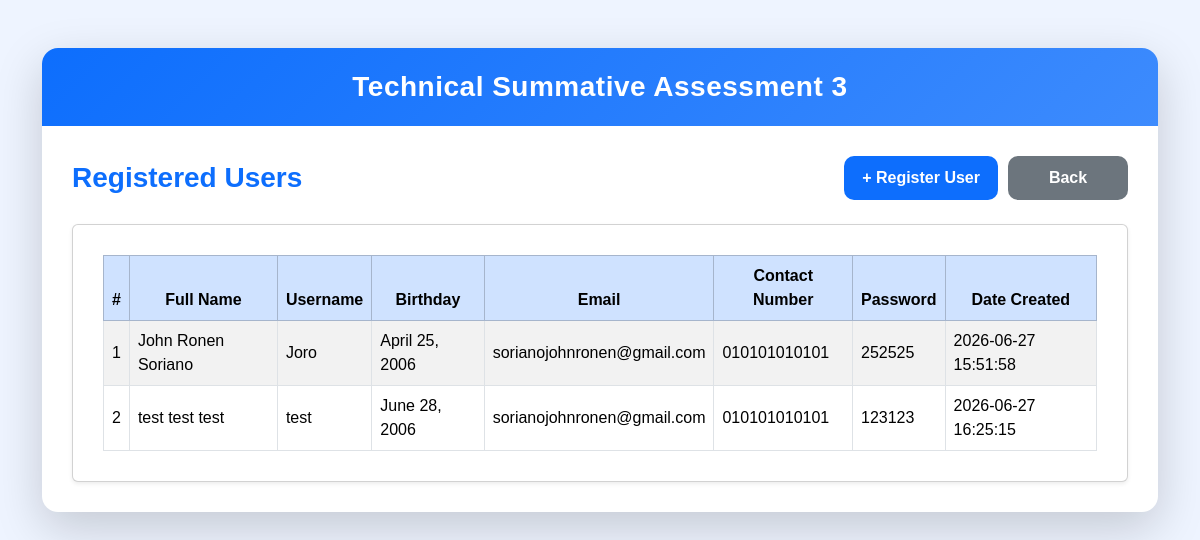
Screenshot of /view_users.php (signed in) with the database file from the repository.
### tables this page shows
CREATE TABLE `users` (
  `id` int NOT NULL,
  `firstname` varchar(50) NOT NULL,
  `middlename` varchar(50) NOT NULL,
  `lastname` varchar(50) NOT NULL,
  `username` varchar(50) NOT NULL,
  `password` varchar(100) NOT NULL,
  `birthday` varchar(100) NOT NULL,
  `email` varchar(100) NOT NULL,
  `contact_number` varchar(20) NOT NULL,
  `date_created` timestamp NOT NULL DEFAULT CURRENT_TIMESTAMP
);

### fetch_users.php (called while the page is built)
<?php
require("db.php");
$sql = "SELECT * FROM users ORDER BY lastname";
$result = mysqli_query($conn, $sql);
?>

### view_users.php (the view, shortened to what this page needs)
<?php
require("fetch_users.php");
?>
<?php require("include/header.php"); ?>
<div class="d-flex justify-content-between align-items-center mb-4">
    <h3 class="text-primary mb-0">Registered Users</h3>
    <div class="button-row">
        <a href="register.php" class="btn btn-primary">
            + Register User
        </a>
        <a href="home.php" class="btn btn-secondary">
            Back
        </a>
    </div>
</div>
<div class="card shadow-sm">
    <div class="card-body">
        <table class="table table-bordered table-hover table-striped mb-0">
            <thead class="table-primary">
                <tr>
                    <th>#</th>
                    <th>Full Name</th>
                    <th>Username</th>
                    <th>Birthday</th>
                    <th>Email</th>
                    <th>Contact Number</th>
                    <th>Password</th>
                    <th>Date Created</th>
                </tr>
            </thead>
            <tbody>
                <?php
                $counter = 1;
                while ($row = mysqli_fetch_assoc($result)):
                ?>
                    <tr>
                        <td><?= $counter++; ?></td>
                        <td><?= $row["firstname"] . " " . $row["middlename"] . " " . $row["lastname"]; ?></td>
                        <td><?= $row["username"]; ?></td>
                        <td><?= $row["birthday"]; ?></td>
                        <td><?= $row["email"]; ?></td>
                        <td><?= $row["contact_number"]; ?></td>
                        <td><?= $row["password"]; ?></td>
                        <td><?= $row["date_created"]; ?></td>
                    </tr>
                <?php endwhile; ?>
            </tbody>
        </table>
    </div>
</div>
<?php
require("include/footer.php");
?>

### include/header.php (shortened to what this page needs)
<!DOCTYPE html>
<html lang="en">
<head>
<link href="https://cdn.jsdelivr.net/npm/bootstrap@5.3.8/dist/css/bootstrap.min.css" rel="stylesheet">
<link rel="stylesheet" href="resources/style.css">
</head>
<body>
<div class="container py-5">
    <div class="card shadow-lg main-card">
        <div class="page-header">
            Technical Summative Assessment 3
        </div>
        <div class="card-body">

### include/footer.php (shortened to what this page needs)
        </div>
    </div>
</div>
</body>
</html>

### resources/style.css (style rules this page uses)
body { background: #eef4ff; font-family: Arial, Helvetica, sans-serif; }
.main-card { border: none; border-radius: 16px; overflow: hidden; }
.page-header { background: linear-gradient(135deg, #0d6efd, #3d8bfd); color: #fff; text-align: center; padding: 18px; font-size: 28px; font-weight: 700; letter-spacing: 0.5px; }
h3 { font-weight: 700; }
.btn { border-radius: 10px; padding: 10px 18px; font-weight: 600; }
.btn-primary { background: #0d6efd; border: none; }
.btn-secondary { background: #6c757d; border: none; }
.table { margin-bottom: 0; }
.table th { text-align: center; }
.table td { vertical-align: middle; }
.card-body { padding: 30px; }
.button-row { display: flex; gap: 10px; align-items: center; flex-wrap: wrap; }
.button-row .btn { min-width: 120px; }

### rows the page displays
users: firstname "John", middlename "Ronen", lastname "Soriano", username "Joro", birthday "April 25, 2006", email "sorianojohnronen@gmail.com", contact_number "010101010101", password "252525", date_created "2026-06-27 15:51:58"
users: firstname "test", middlename "test", lastname "test", username "test", birthday "June 28, 2006", email "sorianojohnronen@gmail.com", contact_number "010101010101", password "123123", date_created "2026-06-27 16:25:15"
